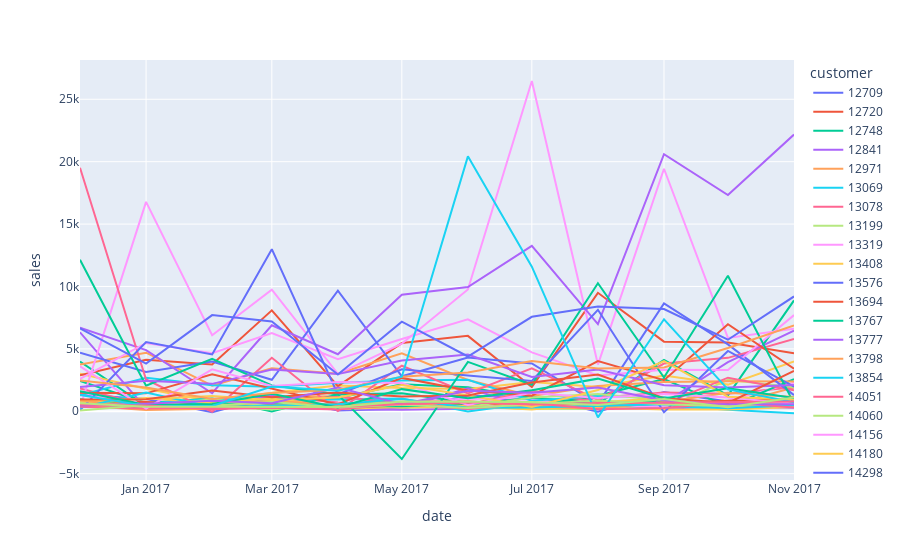

Notebook source saved alongside this figure:
### Code cell
# Visualize the sales activity for the Top customer dataset
fig = px.line(df_model_data[df_model_data['customer'].isin(top_users)], x="date", y="sales", color='customer')
fig.show()

### Figure 1 — Plotly figure (JSON) as saved in the notebook; plotly's stock layout.template omitted (floating-point values rounded to 4 significant figures)
{"data": [{"hovertemplate": "customer=12709<br>date=%{x}<br>sales=%{y}<extra></extra>", "legendgroup": "12709", "line": {"color": "#636efa", "dash": "solid"}, "marker": {"symbol": "circle"}, "mode": "lines", "name": "12709", "orientation": "v", "showlegend": true, "type": "scatter", "x": ["2016-12", "2017-01", "2017-02", "2017-03", "2017-04", "2017-05", "2017-06", "2017-07", "2017-08", "2017-09", "2017-10", "2017-11"], "xaxis": "x", "y": [1316.0, 992.4, -83.98, 1181.0, 68, 203.4, 1225.0, 1198.0, -36.05, 1543.0, 779.7, 879.1], "yaxis": "y"}, {"hovertemplate": "customer=12720<br>date=%{x}<br>sales=%{y}<extra></extra>", "legendgroup": "12720", "line": {"color": "#EF553B", "dash": "solid"}, "marker": {"symbol": "circle"}, "mode": "lines", "name": "12720", "orientation": "v", "showlegend": true, "type": "scatter", "x": ["2016-12", "2017-01", "2017-02", "2017-03", "2017-04", "2017-05", "2017-06", "2017-07", "2017-08", "2017-09", "2017-10", "2017-11"], "xaxis": "x", "y": [639.1, 279.3, 168.9, 498.3, 293.2, 438.9, 276.9, 367.4, 328.4, 499.1, 696.1, 845.1], "yaxis": "y"}, {"hovertemplate": "customer=12748<br>date=%{x}<br>sales=%{y}<extra></extra>", "legendgroup": "12748", "line": {"color": "#00cc96", "dash": "solid"}, "marker": {"symbol": "circle"}, "mode": "lines", "name": "12748", "orientation": "v", "showlegend": true, "type": "scatter", "x": ["2016-12", "2017-01", "2017-02", "2017-03", "2017-04", "2017-05", "2017-06", "2017-07", "2017-08", "2017-09", "2017-10", "2017-11"], "xaxis": "x", "y": [3984.0, 417.1, 381.6, 995.4, 1066.0, 2157.0, 1924.0, 1067.0, 615.8, 4120.0, 1277.0, 8885.0], "yaxis": "y"}, {"hovertemplate": "customer=12841<br>date=%{x}<br>sales=%{y}<extra></extra>", "legendgroup": "12841", "line": {"color": "#ab63fa", "dash": "solid"}, "marker": {"symbol": "circle"}, "mode": "lines", "name": "12841", "orientation": "v", "showlegend": true, "type": "scatter", "x": ["2016-12", "2017-01", "2017-02", "2017-03", "2017-04", "2017-05", "2017-06", "2017-07", "2017-08", "2017-09", "2017-10", "2017-11"], "xaxis": "x", "y": [506.0, 497.9, 389.2, 269.9, 160.7, 116.1, 199.7, 416.7, 273.8, 215.9, 359.4, 289.4], "yaxis": "y"}, {"hovertemplate": "customer=12971<br>date=%{x}<br>sales=%{y}<extra></extra>", "legendgroup": "12971", "line": {"color": "#FFA15A", "dash": "solid"}, "marker": {"symbol": "circle"}, "mode": "lines", "name": "12971", "orientation": "v", "showlegend": true, "type": "scatter", "x": ["2016-12", "2017-01", "2017-02", "2017-03", "2017-04", "2017-05", "2017-06", "2017-07", "2017-08", "2017-09", "2017-10", "2017-11"], "xaxis": "x", "y": [396.7, 657.3, 582.1, 1139.0, 1196.0, 608.0, 550.2, 1664.0, 715.2, 799.0, 460.8, 1913.0], "yaxis": "y"}, {"hovertemplate": "customer=13069<br>date=%{x}<br>sales=%{y}<extra></extra>", "legendgroup": "13069", "line": {"color": "#19d3f3", "dash": "solid"}, "marker": {"symbol": "circle"}, "mode": "lines", "name": "13069", "orientation": "v", "showlegend": true, "type": "scatter", "x": ["2016-12", "2017-01", "2017-02", "2017-03", "2017-04", "2017-05", "2017-06", "2017-07", "2017-08", "2017-09", "2017-10", "2017-11"], "xaxis": "x", "y": [644.1, 340.9, 255.0, 269.3, 192.3, 391.6, 294.4, 302.0, 186.0, 476.8, 125.1, -147.9], "yaxis": "y"}, {"hovertemplate": "customer=13078<br>date=%{x}<br>sales=%{y}<extra></extra>", "legendgroup": "13078", "line": {"color": "#FF6692", "dash": "solid"}, "marker": {"symbol": "circle"}, "mode": "lines", "name": "13078", "orientation": "v", "showlegend": true, "type": "scatter", "x": ["2016-12", "2017-01", "2017-02", "2017-03", "2017-04", "2017-05", "2017-06", "2017-07", "2017-08", "2017-09", "2017-10", "2017-11"], "xaxis": "x", "y": [873.3, 746.0, 335.4, 1230.0, 706.1, 453.8, 776.4, 561.2, 1091.0, 1495.0, 1405.0, 1934.0], "yaxis": "y"}, {"hovertemplate": "customer=13199<br>date=%{x}<br>sales=%{y}<extra></extra>", "legendgroup": "13199", "line": {"color": "#B6E880", "dash": "solid"}, "marker": {"symbol": "circle"}, "mode": "lines", "name": "13199", "orientation": "v", "showlegend": true, "type": "scatter", "x": ["2016-12", "2017-01", "2017-02", "2017-03", "2017-04", "2017-05", "2017-06", "2017-07", "2017-08", "2017-09", "2017-10", "2017-11"], "xaxis": "x", "y": [711.8, 428.4, 734.8, 680.8, 502.4, 682.0, 412.2, 186.2, 202.1, 186.3, 2519.0, 1916.0], "yaxis": "y"}, {"hovertemplate": "customer=13319<br>date=%{x}<br>sales=%{y}<extra></extra>", "legendgroup": "13319", "line": {"color": "#FF97FF", "dash": "solid"}, "marker": {"symbol": "circle"}, "mode": "lines", "name": "13319", "orientation": "v", "showlegend": true, "type": "scatter", "x": ["2016-12", "2017-01", "2017-02", "2017-03", "2017-04", "2017-05", "2017-06", "2017-07", "2017-08", "2017-09", "2017-10", "2017-11"], "xaxis": "x", "y": [1501.0, 510.9, 560.2, 402.6, 599.8, 719.5, 1032.0, 950.0, 339.0, 434.1, 833.2, 2288.0], "yaxis": "y"}, {"hovertemplate": "customer=13408<br>date=%{x}<br>sales=%{y}<extra></extra>", "legendgroup": "13408", "line": {"color": "#FECB52", "dash": "solid"}, "marker": {"symbol": "circle"}, "mode": "lines", "name": "13408", "orientation": "v", "showlegend": true, "type": "scatter", "x": ["2016-12", "2017-01", "2017-02", "2017-03", "2017-04", "2017-05", "2017-06", "2017-07", "2017-08", "2017-09", "2017-10", "2017-11"], "xaxis": "x", "y": [3002.0, 1799.0, 786, 1491.0, 2072.0, 1871.0, 1791.0, 2337.0, 1945.0, 2863.0, 2137.0, 4003.0], "yaxis": "y"}, {"hovertemplate": "customer=13576<br>date=%{x}<br>sales=%{y}<extra></extra>", "legendgroup": "13576", "line": {"color": "#636efa", "dash": "solid"}, "marker": {"symbol": "circle"}, "mode": "lines", "name": "13576", "orientation": "v", "showlegend": true, "type": "scatter", "x": ["2016-12", "2017-01", "2017-02", "2017-03", "2017-04", "2017-05", "2017-06", "2017-07", "2017-08", "2017-09", "2017-10", "2017-11"], "xaxis": "x", "y": [349.2, 613.0, 714.2, 330.2, 426.2, 302.9, 733.1, 705.7, 328.7, 826.2, 283.9, 1090.0], "yaxis": "y"}, {"hovertemplate": "customer=13694<br>date=%{x}<br>sales=%{y}<extra></extra>", "legendgroup": "13694", "line": {"color": "#EF553B", "dash": "solid"}, "marker": {"symbol": "circle"}, "mode": "lines", "name": "13694", "orientation": "v", "showlegend": true, "type": "scatter", "x": ["2016-12", "2017-01", "2017-02", "2017-03", "2017-04", "2017-05", "2017-06", "2017-07", "2017-08", "2017-09", "2017-10", "2017-11"], "xaxis": "x", "y": [2885.0, 4132.0, 3741.0, 8089.0, 2014.0, 5467.0, 6042.0, 1943.0, 9493.0, 5578.0, 5518.0, 4656.0], "yaxis": "y"}, {"hovertemplate": "customer=13767<br>date=%{x}<br>sales=%{y}<extra></extra>", "legendgroup": "13767", "line": {"color": "#00cc96", "dash": "solid"}, "marker": {"symbol": "circle"}, "mode": "lines", "name": "13767", "orientation": "v", "showlegend": true, "type": "scatter", "x": ["2016-12", "2017-01", "2017-02", "2017-03", "2017-04", "2017-05", "2017-06", "2017-07", "2017-08", "2017-09", "2017-10", "2017-11"], "xaxis": "x", "y": [2437.0, 670.9, 1022.0, -16.35, 1350.0, 1440.0, 687.5, 429.8, 1251.0, 2588.0, 366.0, 2583.0], "yaxis": "y"}, {"hovertemplate": "customer=13777<br>date=%{x}<br>sales=%{y}<extra></extra>", "legendgroup": "13777", "line": {"color": "#ab63fa", "dash": "solid"}, "marker": {"symbol": "circle"}, "mode": "lines", "name": "13777", "orientation": "v", "showlegend": true, "type": "scatter", "x": ["2016-12", "2017-01", "2017-02", "2017-03", "2017-04", "2017-05", "2017-06", "2017-07", "2017-08", "2017-09", "2017-10", "2017-11"], "xaxis": "x", "y": [6326.0, 207.5, 768.7, 1240.0, 326.4, 252.0, 1846.0, 270.9, 326.2, 661.3, 3943.0, 6469.0], "yaxis": "y"}, {"hovertemplate": "customer=13798<br>date=%{x}<br>sales=%{y}<extra></extra>", "legendgroup": "13798", "line": {"color": "#FFA15A", "dash": "solid"}, "marker": {"symbol": "circle"}, "mode": "lines", "name": "13798", "orientation": "v", "showlegend": true, "type": "scatter", "x": ["2016-12", "2017-01", "2017-02", "2017-03", "2017-04", "2017-05", "2017-06", "2017-07", "2017-08", "2017-09", "2017-10", "2017-11"], "xaxis": "x", "y": [3744.0, 4696.0, 2055.0, 3453.0, 3002.0, 4650.0, 2505.0, 1236.0, 2033.0, 2355.0, 2409.0, 2378.0], "yaxis": "y"}, {"hovertemplate": "customer=13854<br>date=%{x}<br>sales=%{y}<extra></extra>", "legendgroup": "13854", "line": {"color": "#19d3f3", "dash": "solid"}, "marker": {"symbol": "circle"}, "mode": "lines", "name": "13854", "orientation": "v", "showlegend": true, "type": "scatter", "x": ["2016-12", "2017-01", "2017-02", "2017-03", "2017-04", "2017-05", "2017-06", "2017-07", "2017-08", "2017-09", "2017-10", "2017-11"], "xaxis": "x", "y": [579.7, 615.9, 1010.0, 927.2, 946.0, 1017.0, -20.8, 663.3, 322.3, 626.2, 316.8, 719.1], "yaxis": "y"}, {"hovertemplate": "customer=14051<br>date=%{x}<br>sales=%{y}<extra></extra>", "legendgroup": "14051", "line": {"color": "#FF6692", "dash": "solid"}, "marker": {"symbol": "circle"}, "mode": "lines", "name": "14051", "orientation": "v", "showlegend": true, "type": "scatter", "x": ["2016-12", "2017-01", "2017-02", "2017-03", "2017-04", "2017-05", "2017-06", "2017-07", "2017-08", "2017-09", "2017-10", "2017-11"], "xaxis": "x", "y": [1828.0, 483.9, 814.3, 788.4, 1170.0, 615.9, 535.9, 1575.0, 742.8, 584.4, 2691.0, 1684.0], "yaxis": "y"}, {"hovertemplate": "customer=14060<br>date=%{x}<br>sales=%{y}<extra></extra>", "legendgroup": "14060", "line": {"color": "#B6E880", "dash": "solid"}, "marker": {"symbol": "circle"}, "mode": "lines", "name": "14060", "orientation": "v", "showlegend": true, "type": "scatter", "x": ["2016-12", "2017-01", "2017-02", "2017-03", "2017-04", "2017-05", "2017-06", "2017-07", "2017-08", "2017-09", "2017-10", "2017-11"], "xaxis": "x", "y": [874.0, 654.8, 402.7, 140, 600.5, 285.1, 438.0, 189.6, 518.1, 1028.0, 294.8, 412.6], "yaxis": "y"}, {"hovertemplate": "customer=14156<br>date=%{x}<br>sales=%{y}<extra></extra>", "legendgroup": "14156", "line": {"color": "#FF97FF", "dash": "solid"}, "marker": {"symbol": "circle"}, "mode": "lines", "name": "14156", "orientation": "v", "showlegend": true, "type": "scatter", "x": ["2016-12", "2017-01", "2017-02", "2017-03", "2017-04", "2017-05", "2017-06", "2017-07", "2017-08", "2017-09", "2017-10", "2017-11"], "xaxis": "x", "y": [314.7, 16770.0, 6092.0, 9740.0, 2998.0, 5412.0, 9758.0, 26460.0, 3741.0, 19430.0, 5874.0, 6612.0], "yaxis": "y"}, {"hovertemplate": "customer=14180<br>date=%{x}<br>sales=%{y}<extra></extra>", "legendgroup": "14180", "line": {"color": "#FECB52", "dash": "solid"}, "marker": {"symbol": "circle"}, "mode": "lines", "name": "14180", "orientation": "v", "showlegend": true, "type": "scatter", "x": ["2016-12", "2017-01", "2017-02", "2017-03", "2017-04", "2017-05", "2017-06", "2017-07", "2017-08", "2017-09", "2017-10", "2017-11"], "xaxis": "x", "y": [881.3, 521.1, 380.2, 844.4, 187.8, 347.0, 317.7, 198.5, 309.4, 148.8, 149.7, 339.9], "yaxis": "y"}, {"hovertemplate": "customer=14298<br>date=%{x}<br>sales=%{y}<extra></extra>", "legendgroup": "14298", "line": {"color": "#636efa", "dash": "solid"}, "marker": {"symbol": "circle"}, "mode": "lines", "name": "14298", "orientation": "v", "showlegend": true, "type": "scatter", "x": ["2016-12", "2017-01", "2017-02", "2017-03", "2017-04", "2017-05", "2017-06", "2017-07", "2017-08", "2017-09", "2017-10", "2017-11"], "xaxis": "x", "y": [4689.0, 3153.0, 3981.0, 2523.0, 9657.0, 2805.0, 4315.0, 3832.0, 598.9, 8646.0, 5356.0, 1297.0], "yaxis": "y"}, {"hovertemplate": "customer=14527<br>date=%{x}<br>sales=%{y}<extra></extra>", "legendgroup": "14527", "line": {"color": "#EF553B", "dash": "solid"}, "marker": {"symbol": "circle"}, "mode": "lines", "name": "14527", "orientation": "v", "showlegend": true, "type": "scatter", "x": ["2016-12", "2017-01", "2017-02", "2017-03", "2017-04", "2017-05", "2017-06", "2017-07", "2017-08", "2017-09", "2017-10", "2017-11"], "xaxis": "x", "y": [827.9, 739.2, 374.4, 338.2, 296.7, 456.3, 513.8, 611.2, 499.0, 645.7, 850.2, 953.7], "yaxis": "y"}, {"hovertemplate": "customer=14796<br>date=%{x}<br>sales=%{y}<extra></extra>", "legendgroup": "14796", "line": {"color": "#00cc96", "dash": "solid"}, "marker": {"symbol": "circle"}, "mode": "lines", "name": "14796", "orientation": "v", "showlegend": true, "type": "scatter", "x": ["2016-12", "2017-01", "2017-02", "2017-03", "2017-04", "2017-05", "2017-06", "2017-07", "2017-08", "2017-09", "2017-10", "2017-11"], "xaxis": "x", "y": [962.5, 264.8, 681.3, 631.0, 414.0, 402.3, 511.6, 1106.0, 603.2, 821.6, 596.8, 401.8], "yaxis": "y"}, {"hovertemplate": "customer=14911<br>date=%{x}<br>sales=%{y}<extra></extra>", "legendgroup": "14911", "line": {"color": "#ab63fa", "dash": "solid"}, "marker": {"symbol": "circle"}, "mode": "lines", "name": "14911", "orientation": "v", "showlegend": true, "type": "scatter", "x": ["2016-12", "2017-01", "2017-02", "2017-03", "2017-04", "2017-05", "2017-06", "2017-07", "2017-08", "2017-09", "2017-10", "2017-11"], "xaxis": "x", "y": [6707.0, 4897.0, 1445.0, 6891.0, 4572.0, 9338.0, 9955.0, 13250.0, 6986.0, 20600.0, 17330.0, 22170.0], "yaxis": "y"}, {"hovertemplate": "customer=15005<br>date=%{x}<br>sales=%{y}<extra></extra>", "legendgroup": "15005", "line": {"color": "#FFA15A", "dash": "solid"}, "marker": {"symbol": "circle"}, "mode": "lines", "name": "15005", "orientation": "v", "showlegend": true, "type": "scatter", "x": ["2016-12", "2017-01", "2017-02", "2017-03", "2017-04", "2017-05", "2017-06", "2017-07", "2017-08", "2017-09", "2017-10", "2017-11"], "xaxis": "x", "y": [470.4, 100.4, 203.6, 457.8, 569.5, 762.5, 797.5, 403.5, 429.5, 619.6, 511.4, 834.9], "yaxis": "y"}, {"hovertemplate": "customer=15039<br>date=%{x}<br>sales=%{y}<extra></extra>", "legendgroup": "15039", "line": {"color": "#19d3f3", "dash": "solid"}, "marker": {"symbol": "circle"}, "mode": "lines", "name": "15039", "orientation": "v", "showlegend": true, "type": "scatter", "x": ["2016-12", "2017-01", "2017-02", "2017-03", "2017-04", "2017-05", "2017-06", "2017-07", "2017-08", "2017-09", "2017-10", "2017-11"], "xaxis": "x", "y": [1292.0, 2684.0, 2084.0, 1967.0, 2290.0, 2466.0, 2519.0, 851.6, 1222.0, 1153.0, 300.9, 810.5], "yaxis": "y"}, {"hovertemplate": "customer=15061<br>date=%{x}<br>sales=%{y}<extra></extra>", "legendgroup": "15061", "line": {"color": "#FF6692", "dash": "solid"}, "marker": {"symbol": "circle"}, "mode": "lines", "name": "15061", "orientation": "v", "showlegend": true, "type": "scatter", "x": ["2016-12", "2017-01", "2017-02", "2017-03", "2017-04", "2017-05", "2017-06", "2017-07", "2017-08", "2017-09", "2017-10", "2017-11"], "xaxis": "x", "y": [19510.0, 2550.0, -38.38, 4286.0, 21.6, 3648.0, 1436.0, 3442.0, 913.3, 3828.0, 4282.0, 5789.0], "yaxis": "y"}, {"hovertemplate": "customer=15078<br>date=%{x}<br>sales=%{y}<extra></extra>", "legendgroup": "15078", "line": {"color": "#B6E880", "dash": "solid"}, "marker": {"symbol": "circle"}, "mode": "lines", "name": "15078", "orientation": "v", "showlegend": true, "type": "scatter", "x": ["2016-12", "2017-01", "2017-02", "2017-03", "2017-04", "2017-05", "2017-06", "2017-07", "2017-08", "2017-09", "2017-10", "2017-11"], "xaxis": "x", "y": [807.9, 379.7, 965.2, 324.1, 580.3, 675.6, 345.7, 1111.0, 1394.0, 877.6, 479.2, 860.7], "yaxis": "y"}, {"hovertemplate": "customer=15311<br>date=%{x}<br>sales=%{y}<extra></extra>", "legendgroup": "15311", "line": {"color": "#FF97FF", "dash": "solid"}, "marker": {"symbol": "circle"}, "mode": "lines", "name": "15311", "orientation": "v", "showlegend": true, "type": "scatter", "x": ["2016-12", "2017-01", "2017-02", "2017-03", "2017-04", "2017-05", "2017-06", "2017-07", "2017-08", "2017-09", "2017-10", "2017-11"], "xaxis": "x", "y": [2593.0, 5474.0, 4645.0, 6265.0, 4179.0, 5795.0, 7364.0, 4720.0, 2863.0, 3335.0, 3303.0, 7708.0], "yaxis": "y"}, {"hovertemplate": "customer=15358<br>date=%{x}<br>sales=%{y}<extra></extra>", "legendgroup": "15358", "line": {"color": "#FECB52", "dash": "solid"}, "marker": {"symbol": "circle"}, "mode": "lines", "name": "15358", "orientation": "v", "showlegend": true, "type": "scatter", "x": ["2016-12", "2017-01", "2017-02", "2017-03", "2017-04", "2017-05", "2017-06", "2017-07", "2017-08", "2017-09", "2017-10", "2017-11"], "xaxis": "x", "y": [619.9, 1061.0, 649.6, 1027, 361.4, 543.9, 413.9, 152.7, 710.2, 1092.0, 402.6, 372.2], "yaxis": "y"}, {"hovertemplate": "customer=15769<br>date=%{x}<br>sales=%{y}<extra></extra>", "legendgroup": "15769", "line": {"color": "#636efa", "dash": "solid"}, "marker": {"symbol": "circle"}, "mode": "lines", "name": "15769", "orientation": "v", "showlegend": true, "type": "scatter", "x": ["2016-12", "2017-01", "2017-02", "2017-03", "2017-04", "2017-05", "2017-06", "2017-07", "2017-08", "2017-09", "2017-10", "2017-11"], "xaxis": "x", "y": [91.8, 5544.0, 4553.0, 12990.0, 1342.0, 3366.0, 2876, 2430, 8131, -73, 4833, 1975], "yaxis": "y"}, {"hovertemplate": "customer=16013<br>date=%{x}<br>sales=%{y}<extra></extra>", "legendgroup": "16013", "line": {"color": "#EF553B", "dash": "solid"}, "marker": {"symbol": "circle"}, "mode": "lines", "name": "16013", "orientation": "v", "showlegend": true, "type": "scatter", "x": ["2016-12", "2017-01", "2017-02", "2017-03", "2017-04", "2017-05", "2017-06", "2017-07", "2017-08", "2017-09", "2017-10", "2017-11"], "xaxis": "x", "y": [1482, 1435.0, 2963.0, 1799.0, 547.8, 2675.0, 1660.0, 1254.0, 4022.0, 2491.0, 6975.0, 3405.0], "yaxis": "y"}, {"hovertemplate": "customer=16029<br>date=%{x}<br>sales=%{y}<extra></extra>", "legendgroup": "16029", "line": {"color": "#00cc96", "dash": "solid"}, "marker": {"symbol": "circle"}, "mode": "lines", "name": "16029", "orientation": "v", "showlegend": true, "type": "scatter", "x": ["2016-12", "2017-01", "2017-02", "2017-03", "2017-04", "2017-05", "2017-06", "2017-07", "2017-08", "2017-09", "2017-10", "2017-11"], "xaxis": "x", "y": [12140.0, 2049.0, 4200.0, 2076.0, 1340.0, -3823.0, 3960.0, 2124.0, 10260.0, 2704.0, 10860.0, 632.3], "yaxis": "y"}, {"hovertemplate": "customer=16422<br>date=%{x}<br>sales=%{y}<extra></extra>", "legendgroup": "16422", "line": {"color": "#ab63fa", "dash": "solid"}, "marker": {"symbol": "circle"}, "mode": "lines", "name": "16422", "orientation": "v", "showlegend": true, "type": "scatter", "x": ["2016-12", "2017-01", "2017-02", "2017-03", "2017-04", "2017-05", "2017-06", "2017-07", "2017-08", "2017-09", "2017-10", "2017-11"], "xaxis": "x", "y": [1945.0, 2443.0, 2198.0, 3350.0, 2979.0, 4077.0, 4546.0, 2745.0, 3352.0, 2095.0, 1915.0, 2104.0], "yaxis": "y"}, {"hovertemplate": "customer=16558<br>date=%{x}<br>sales=%{y}<extra></extra>", "legendgroup": "16558", "line": {"color": "#FFA15A", "dash": "solid"}, "marker": {"symbol": "circle"}, "mode": "lines", "name": "16558", "orientation": "v", "showlegend": true, "type": "scatter", "x": ["2016-12", "2017-01", "2017-02", "2017-03", "2017-04", "2017-05", "2017-06", "2017-07", "2017-08", "2017-09", "2017-10", "2017-11"], "xaxis": "x", "y": [858.6, 301.3, 254.8, 853.0, 506.8, 613.5, 305.2, 384.2, 203.6, 738.9, 1485.0, 1153.0], "yaxis": "y"}, {"hovertemplate": "customer=16814<br>date=%{x}<br>sales=%{y}<extra></extra>", "legendgroup": "16814", "line": {"color": "#19d3f3", "dash": "solid"}, "marker": {"symbol": "circle"}, "mode": "lines", "name": "16814", "orientation": "v", "showlegend": true, "type": "scatter", "x": ["2016-12", "2017-01", "2017-02", "2017-03", "2017-04", "2017-05", "2017-06", "2017-07", "2017-08", "2017-09", "2017-10", "2017-11"], "xaxis": "x", "y": [273.3, 1497.0, 350.3, 430.2, 571.7, 975.8, 288.6, 300.0, 436.6, 556.3, 247.0, 481.7], "yaxis": "y"}, {"hovertemplate": "customer=16931<br>date=%{x}<br>sales=%{y}<extra></extra>", "legendgroup": "16931", "line": {"color": "#FF6692", "dash": "solid"}, "marker": {"symbol": "circle"}, "mode": "lines", "name": "16931", "orientation": "v", "showlegend": true, "type": "scatter", "x": ["2016-12", "2017-01", "2017-02", "2017-03", "2017-04", "2017-05", "2017-06", "2017-07", "2017-08", "2017-09", "2017-10", "2017-11"], "xaxis": "x", "y": [364.7, 215.2, 302.4, 277.4, 147.1, 596.4, 184.2, 654.7, 155.3, 256.6, 694.5, 294.9], "yaxis": "y"}, {"hovertemplate": "customer=17315<br>date=%{x}<br>sales=%{y}<extra></extra>", "legendgroup": "17315", "line": {"color": "#B6E880", "dash": "solid"}, "marker": {"symbol": "circle"}, "mode": "lines", "name": "17315", "orientation": "v", "showlegend": true, "type": "scatter", "x": ["2016-12", "2017-01", "2017-02", "2017-03", "2017-04", "2017-05", "2017-06", "2017-07", "2017-08", "2017-09", "2017-10", "2017-11"], "xaxis": "x", "y": [59.02, 508.9, 436.8, 740.9, 299.6, 529.3, 262.6, 586.8, 863.8, 568.8, 411.8, 752.5], "yaxis": "y"}, {"hovertemplate": "customer=17381<br>date=%{x}<br>sales=%{y}<extra></extra>", "legendgroup": "17381", "line": {"color": "#FF97FF", "dash": "solid"}, "marker": {"symbol": "circle"}, "mode": "lines", "name": "17381", "orientation": "v", "showlegend": true, "type": "scatter", "x": ["2016-12", "2017-01", "2017-02", "2017-03", "2017-04", "2017-05", "2017-06", "2017-07", "2017-08", "2017-09", "2017-10", "2017-11"], "xaxis": "x", "y": [3604.0, 212, 3364.0, 2020.0, 2349.0, 2269.0, 513.8, 1485.0, 1056.0, 1386.0, 1110.0, 595.4], "yaxis": "y"}, {"hovertemplate": "customer=17428<br>date=%{x}<br>sales=%{y}<extra></extra>", "legendgroup": "17428", "line": {"color": "#FECB52", "dash": "solid"}, "marker": {"symbol": "circle"}, "mode": "lines", "name": "17428", "orientation": "v", "showlegend": true, "type": "scatter", "x": ["2016-12", "2017-01", "2017-02", "2017-03", "2017-04", "2017-05", "2017-06", "2017-07", "2017-08", "2017-09", "2017-10", "2017-11"], "xaxis": "x", "y": [894.0, 959.9, 1222.0, 907.7, 1112.0, 2112.0, 1292.0, 345.6, 1705.0, 4023.0, 1173.0, 917.0], "yaxis": "y"}, {"hovertemplate": "customer=17511<br>date=%{x}<br>sales=%{y}<extra></extra>", "legendgroup": "17511", "line": {"color": "#636efa", "dash": "solid"}, "marker": {"symbol": "circle"}, "mode": "lines", "name": "17511", "orientation": "v", "showlegend": true, "type": "scatter", "x": ["2016-12", "2017-01", "2017-02", "2017-03", "2017-04", "2017-05", "2017-06", "2017-07", "2017-08", "2017-09", "2017-10", "2017-11"], "xaxis": "x", "y": [6635.0, 3825.0, 7710.0, 7189, 2942.0, 7177.0, 4392.0, 7573.0, 8390.0, 8190.0, 5734.0, 9201.0], "yaxis": "y"}, {"hovertemplate": "customer=17675<br>date=%{x}<br>sales=%{y}<extra></extra>", "legendgroup": "17675", "line": {"color": "#EF553B", "dash": "solid"}, "marker": {"symbol": "circle"}, "mode": "lines", "name": "17675", "orientation": "v", "showlegend": true, "type": "scatter", "x": ["2016-12", "2017-01", "2017-02", "2017-03", "2017-04", "2017-05", "2017-06", "2017-07", "2017-08", "2017-09", "2017-10", "2017-11"], "xaxis": "x", "y": [943.5, 969.4, 1658.0, 1123.0, 1498.0, 1191.0, 1271.0, 2306.0, 2938.0, 1051.0, 664.3, 3235.0], "yaxis": "y"}, {"hovertemplate": "customer=17677<br>date=%{x}<br>sales=%{y}<extra></extra>", "legendgroup": "17677", "line": {"color": "#00cc96", "dash": "solid"}, "marker": {"symbol": "circle"}, "mode": "lines", "name": "17677", "orientation": "v", "showlegend": true, "type": "scatter", "x": ["2016-12", "2017-01", "2017-02", "2017-03", "2017-04", "2017-05", "2017-06", "2017-07", "2017-08", "2017-09", "2017-10", "2017-11"], "xaxis": "x", "y": [1608.0, 498.0, 587.6, 1409.0, 307.4, 1774.0, 1051.0, 1692.0, 2615.0, 1020.0, 1853.0, 1060.0], "yaxis": "y"}, {"hovertemplate": "customer=17735<br>date=%{x}<br>sales=%{y}<extra></extra>", "legendgroup": "17735", "line": {"color": "#ab63fa", "dash": "solid"}, "marker": {"symbol": "circle"}, "mode": "lines", "name": "17735", "orientation": "v", "showlegend": true, "type": "scatter", "x": ["2016-12", "2017-01", "2017-02", "2017-03", "2017-04", "2017-05", "2017-06", "2017-07", "2017-08", "2017-09", "2017-10", "2017-11"], "xaxis": "x", "y": [454.6, 594.0, 847.4, 652.5, 1908.0, 562.3, 1646.0, 1491.0, 1906.0, 871.2, 562.5, 562.7], "yaxis": "y"}, {"hovertemplate": "customer=17841<br>date=%{x}<br>sales=%{y}<extra></extra>", "legendgroup": "17841", "line": {"color": "#FFA15A", "dash": "solid"}, "marker": {"symbol": "circle"}, "mode": "lines", "name": "17841", "orientation": "v", "showlegend": true, "type": "scatter", "x": ["2016-12", "2017-01", "2017-02", "2017-03", "2017-04", "2017-05", "2017-06", "2017-07", "2017-08", "2017-09", "2017-10", "2017-11"], "xaxis": "x", "y": [2459.0, 1903.0, 989.2, 1459.0, 1724.0, 2764.0, 3110.0, 4037.0, 3422.0, 3514.0, 5075.0, 6885.0], "yaxis": "y"}, {"hovertemplate": "customer=17949<br>date=%{x}<br>sales=%{y}<extra></extra>", "legendgroup": "17949", "line": {"color": "#19d3f3", "dash": "solid"}, "marker": {"symbol": "circle"}, "mode": "lines", "name": "17949", "orientation": "v", "showlegend": true, "type": "scatter", "x": ["2016-12", "2017-01", "2017-02", "2017-03", "2017-04", "2017-05", "2017-06", "2017-07", "2017-08", "2017-09", "2017-10", "2017-11"], "xaxis": "x", "y": [1314, 432, 432, 1988.0, 1642.0, 2770.0, 20430.0, 11590.0, -485.1, 7372.0, 1754.0, 720], "yaxis": "y"}, {"hovertemplate": "customer=18109<br>date=%{x}<br>sales=%{y}<extra></extra>", "legendgroup": "18109", "line": {"color": "#FF6692", "dash": "solid"}, "marker": {"symbol": "circle"}, "mode": "lines", "name": "18109", "orientation": "v", "showlegend": true, "type": "scatter", "x": ["2016-12", "2017-01", "2017-02", "2017-03", "2017-04", "2017-05", "2017-06", "2017-07", "2017-08", "2017-09", "2017-10", "2017-11"], "xaxis": "x", "y": [552.8, 459.9, 178.2, 267.0, 372.8, 567.8, 716.3, 544.8, 658.6, 692.5, 712.2, 785.9], "yaxis": "y"}, {"hovertemplate": "customer=18229<br>date=%{x}<br>sales=%{y}<extra></extra>", "legendgroup": "18229", "line": {"color": "#B6E880", "dash": "solid"}, "marker": {"symbol": "circle"}, "mode": "lines", "name": "18229", "orientation": "v", "showlegend": true, "type": "scatter", "x": ["2016-12", "2017-01", "2017-02", "2017-03", "2017-04", "2017-05", "2017-06", "2017-07", "2017-08", "2017-09", "2017-10", "2017-11"], "xaxis": "x", "y": [653.2, 359.9, 359.8, 361.4, 348.4, 776, 761.5, 748.4, 495.4, 988.8, 323.7, 1100.0], "yaxis": "y"}], "layout": {"legend": {"title": {"text": "customer"}, "tracegroupgap": 0}, "margin": {"t": 60}, "xaxis": {"anchor": "y", "domain": [0, 1], "title": {"text": "date"}}, "yaxis": {"anchor": "x", "domain": [0, 1], "title": {"text": "sales"}}}}
